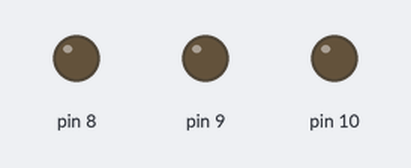
A sketch run on a simulated Arduino Uno, built with avr-gcc and run on an emulated ATmega328P. Parts: output pins drawn as LEDs (lit = HIGH).

Above: at 0.05 s.
At 6.45 s:
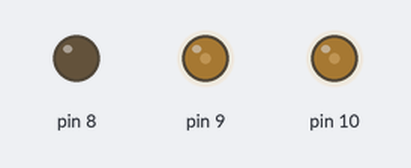
At 13.15 s:
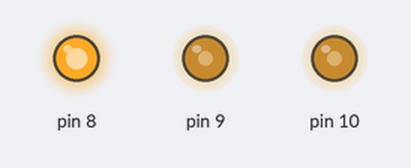
At 19.95 s:
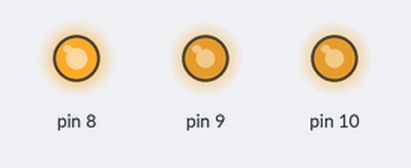
At 25.6 s:
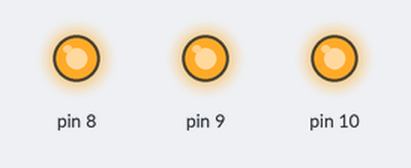
At 39.86 s:
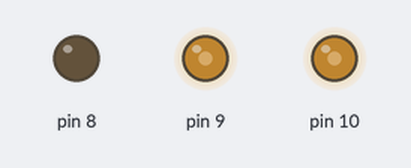
Timing chart, 0 to 40.0 s (numbered marks = the images above):
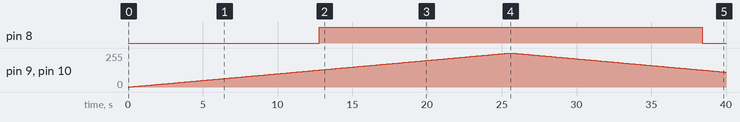

The sketch:

04b.ino
```cpp
void setup()
{
    pinMode(8, OUTPUT);
    pinMode(9, OUTPUT);
    pinMode(10, OUTPUT);
}
void loop()
{
    for (int i = 0; i <= 255; i++)
    {
        analogWrite(8, i);
        analogWrite(9, i);
        analogWrite(10, i);
        delay(100);
    }
    for (int i = 255; i >= 0; i--)
    {
        analogWrite(8, i);
        analogWrite(9, i);
        analogWrite(10, i);
        delay(100);
    }
}
```

Measured:
- by itself, pin 8: LOW → HIGH at 12.8 s, → LOW 25.6 s later
- by itself, pin 9, pin 10: rises from 0/255 to 255/255 in 25.4 s, then falls to 112/255 in 14.4 s
